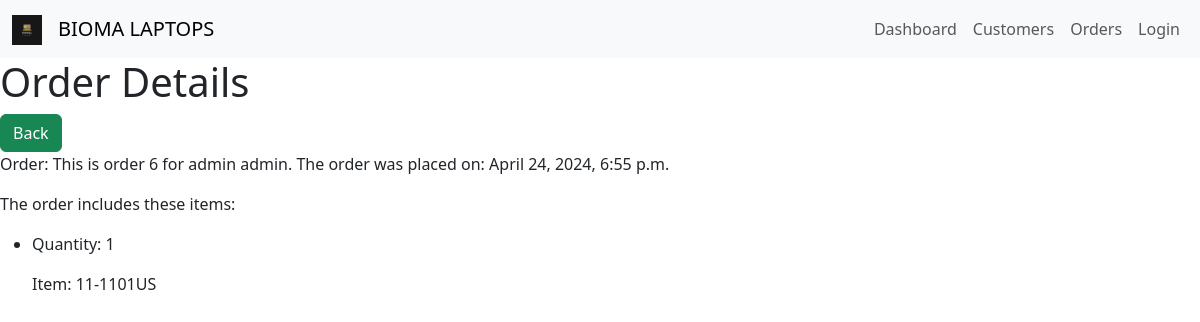
/orders/6/, run on the app's committed database.
### shop/models.py (models this page shows, shortened)
class Order(models.Model):
    customer = models.ForeignKey(Customer, on_delete=models.CASCADE, null=True, blank=True)
    first_name = models.CharField(max_length=50)
    last_name = models.CharField(max_length=50)
    email = models.EmailField()
    address = models.CharField(max_length=250)
    postal_code = models.CharField(max_length=20)
    city = models.CharField(max_length=100)
    created = models.DateTimeField(auto_now_add=True)
    updated = models.DateTimeField(auto_now=True)
    paid = models.BooleanField(default=False)
    class Meta:
        ordering = ('-created',)

class OrderItem(models.Model):
    order = models.ForeignKey(Order, related_name='items', on_delete=models.CASCADE)
    product = models.ForeignKey(Product, related_name='order_items', on_delete=models.CASCADE)
    price = models.DecimalField(max_digits=10, decimal_places=2)
    quantity = models.PositiveIntegerField(default=1)

class Product(models.Model):
    category = models.ForeignKey(
        Category,
        related_name='products',
        on_delete=models.CASCADE
    )
    name = models.CharField(max_length=200, db_index=True)
    slug = models.SlugField(max_length=200, db_index=True)
    image = models.URLField(max_length=1000, blank=True)  # Use URLField for storing image URLs
    description = models.TextField(blank=True)
    price = models.DecimalField(max_digits=10, decimal_places=2)
    available = models.BooleanField(default=True)
    created = models.DateTimeField(auto_now_add=True)
    updated = models.DateTimeField(auto_now=True)
    class Meta:
        ordering = ('name',)
        index_together = (('id', 'slug'),)
    def __str__(self):
        return self.name

### shop/views/orders.py (the view)
# urls.py: path('orders/<int:id>/', orders.orders_detail, name='orders_detail'),
def orders_detail(request, id):
    try:
        order = get_object_or_404(Order, id=id)
        customer = order.customer
        user = get_object_or_404(User, id=customer.pk)
        order_items = OrderItem.objects.filter(order_id=order.id)
        return render(request, 'orders/detail.html', {'order' : order, 'user': user, 'order_items': order_items})
    except Exception as e:
            return HttpResponse("Error: {}".format(str(e)), status=500)

### shop/context_processors.py (called while the page is built)
def cart(request):
    return {'cart': Cart(request)}

### shop/templates/orders/detail.html (shortened to what this page needs)
{% extends 'base.html' %}
{% block content %}
    <h1>Order Details</h1>
    <div class="text-right">
        <a href="{% url 'order_list' %}" class="btn btn-success">Back</a>
    </div>
    <p>Order:
        This is order {{ order.id }} for {{ user.first_name }} {{ user.last_name }}. The order was placed on: {{ order.created }}
    </p>
    <p>The order includes these items:</p>
    <ul>
        {% for item in order_items %}
            <li>
                <p>Quantity: {{ item.quantity }}</p>
                <p>Item: {{ item.product }}</p>
            </li>
        {% endfor %}
    </ul>
{% endblock %}

### data on the page
Order: id "6", created "April 24, 2024, 6:55 p.m."
OrderItem: quantity "1", product "11-1101US"

### other printed values
{{ user.first_name }} "admin"
{{ user.last_name }} "admin"
